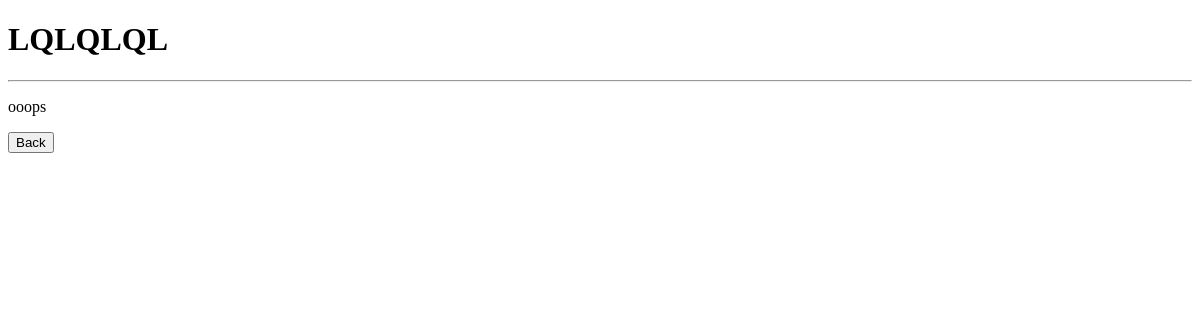
The app's page /myblog/2/, older data.
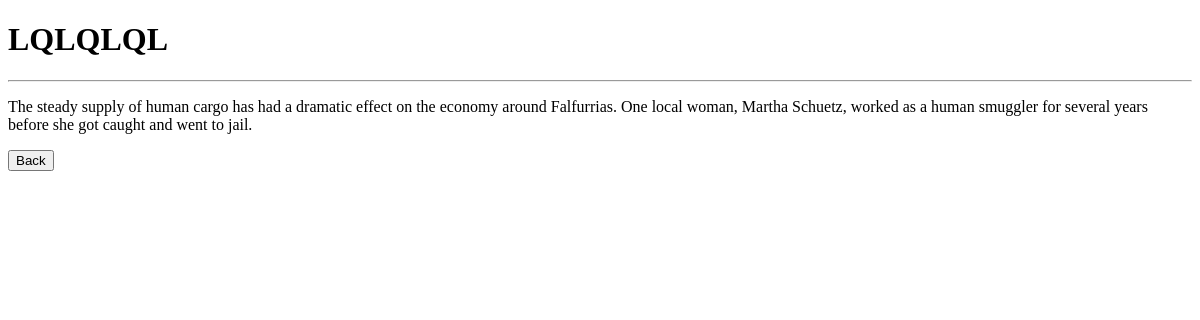
The same page, newer data.
### myblog/models.py (models this page shows, shortened)
class Article(models.Model):
    text = models.CharField(max_length=1000)
    pub_date = models.DateTimeField("date published")
    author = models.ForeignKey(Author)
    def was_published_recently(self):
        return self.pub_date >= timezone.now() - datetime.timedelta(days=1)
    was_published_recently.admin_order_field = "pub_date"
    was_published_recently.boolean = True
    was_published_recently.short_description = "Published recently?"

### myblog/views.py (the view)
# urls.py: url(r"^(?P<article_id>\d+)/$", views.show_article,
def show_article(request, article_id):
    article = get_object_or_404(Article, pk=article_id)
    return render(request, "myblog/show_article.html", {"article": article})

### myblog/templates/myblog/show_article.html (shortened to what this page needs)
<!DOCTYPE html>
<html>
<head>
</head>
<body>
    <h1>LQLQLQL</h1>
    <hr>
    <form action="{url 'myblog:show_article' article.id">
        <p>{{ article.text|striptags}}</p>
        <button type="button" class="btn btn-primary btn-lg" onclick="goBack()">Back</button>
    </form>
</body>
</html>

Row changes from the older to the newer data that the page shows:
changed Article: text "ooops" → "The steady supply of human cargo has had a dramatic effect on the economy around Falfurrias. One local woman, Martha Schuetz, worked as a human smuggler for several years before she got caught and went to jail."
